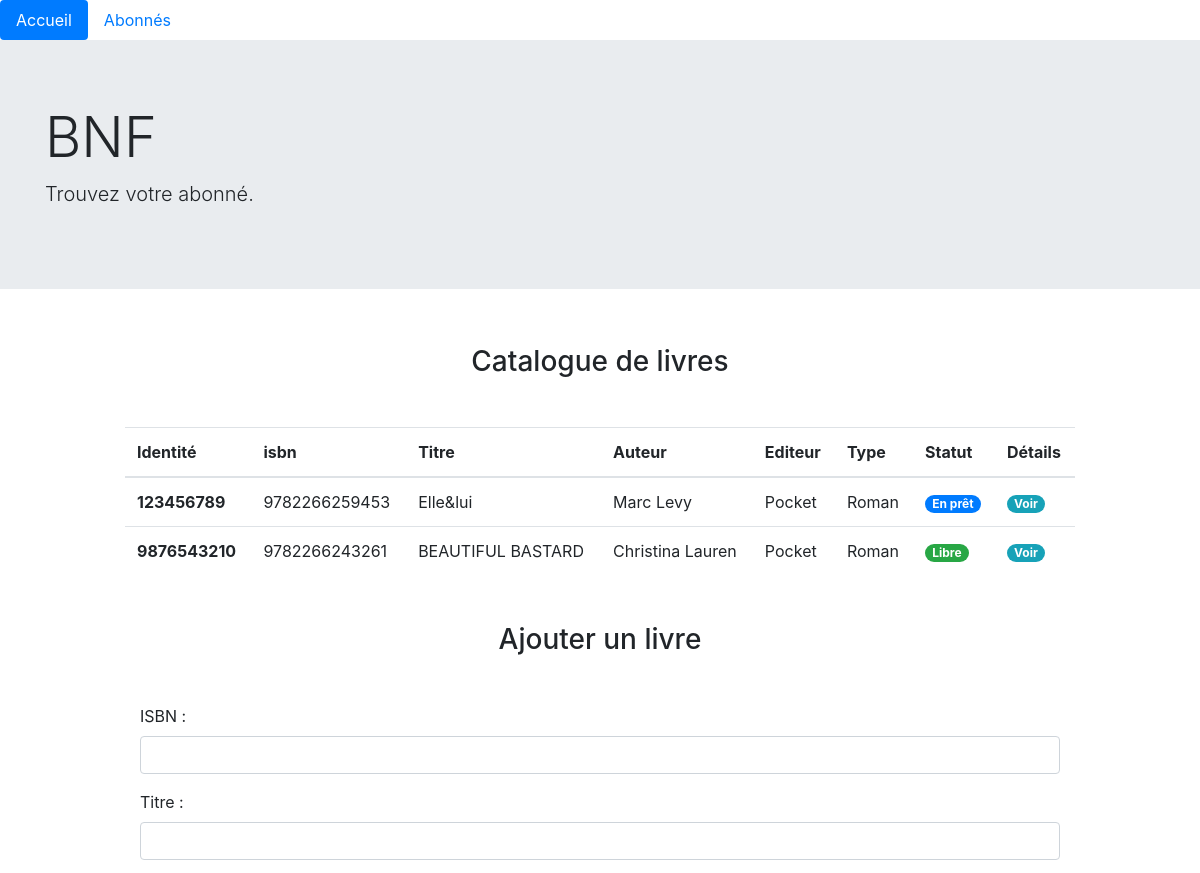
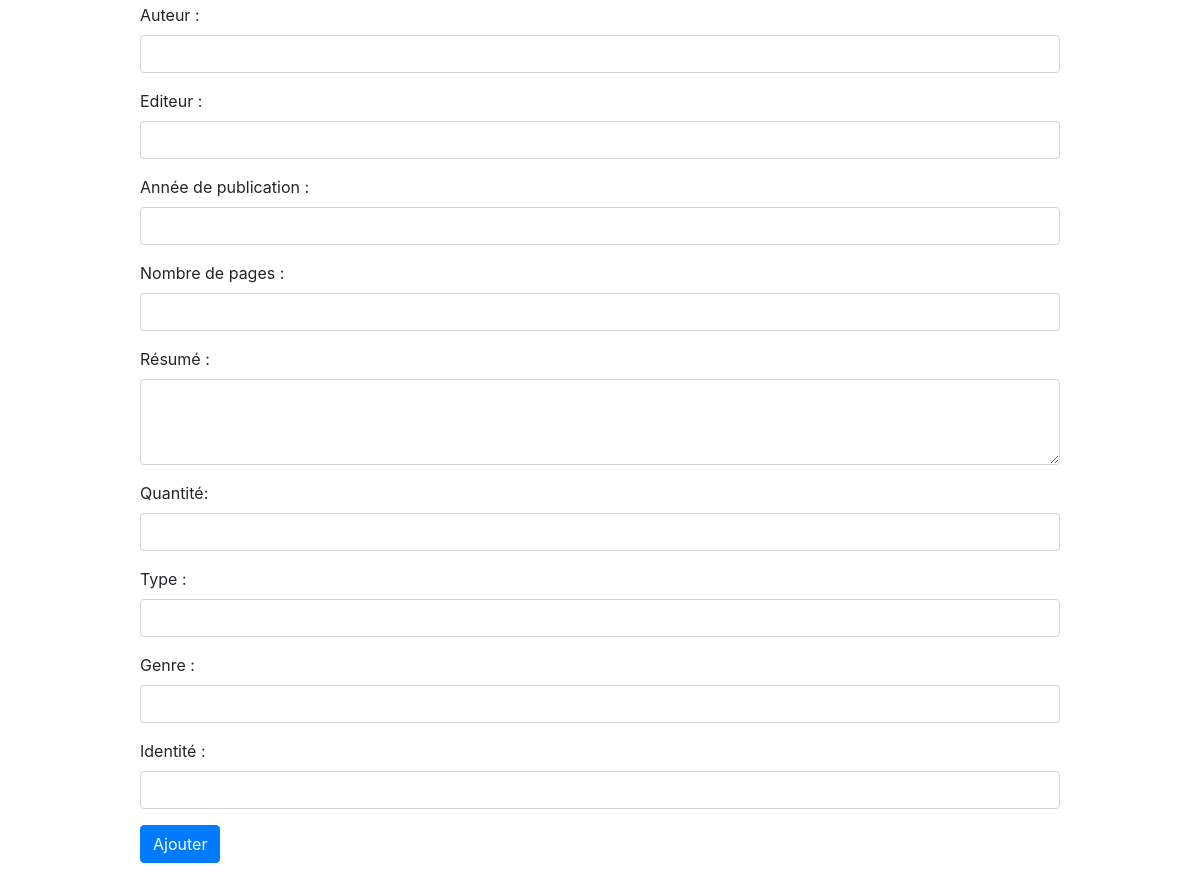
The page / on the database its author committed (2 pictures, top to bottom).
### tables this page shows
CREATE TABLE Book(
  id INT UNSIGNED NOT NULL AUTO_INCREMENT,
  isbn CHAR(13) NOT NULL UNIQUE,
  title VARCHAR(100) NOT NULL,
  author VARCHAR(100) NOT NULL,
  publisher VARCHAR(100) NOT NULL,
  publicationYear YEAR NOT NULL,
  pagesNumber INT NOT NULL,
  summary TEXT NOT NULL,
  quantity INT NOT NULL,
  bookType VARCHAR(50) NOT NULL,
  bookNature VARCHAR(50) NOT NULL,
  identificationBook CHAR(10) NOT NULL UNIQUE,
  userId INT UNSIGNED,
  PRIMARY KEY (id),
  FOREIGN KEY (userId) REFERENCES User(id)
);

### index.php (called while the page is built, shortened)
<?php
require 'model/Database.php';
require 'model/BookManager.php';
require 'model/entity/Book.php';
$book_manager = new BookManager();
$list_book = $book_manager->getBooks();
include "View/indexView.php";

### model/dataBase.php (called while the page is built, shortened)
<?php
abstract class DataBase {
  static public function getConnection() {
    try {
      $db = new PDO("mysql:host=" . self::HOST . ";dbname=" . self::DBNAME, self::USER, self::PASSWORD);
      return $db;
    } catch (\Exception $e) {
      echo "Connexion à la base de données raté " . $e->getMessage() . "<br/>";
      die();
    }
  }
}

### model/bookManager.php (called while the page is built, shortened)
<?php
class BookManager {
  private PDO $_db;
  public function setDb(PDO $db) {
    $this->_db = $db;
  }
  public function getDb() {
    return $this->_db;
  }
  public function getBooks():?array {
    $query = $this->getDb()->query(
      "SELECT id, isbn, title, author, publisher, bookType, identificationBook, userId FROM Book"
    );
    $title_book = $query->fetchAll(PDO::FETCH_CLASS, "Book");
    return $title_book;
  }
}

### model/entity/book.php (called while the page is built, shortened)
<?php
class Book {
  protected int $id;
  protected int $isbn;
  protected string $title;
  protected string $author;
  protected string $publisher;
  protected string $bookType;
  protected int $identificationBook;
  protected ?string $userId;
  public function getId() {
    return $this->id;
  }
  public function getIsbn() {
    return $this->isbn;
  }
  public function getTitle() {
    return $this->title;
  }
  public function getAuthor() {
    return $this->author;
  }
  public function getPublisher() {
    return $this->publisher;
  }
  public function getBookType() {
    return $this->bookType;
  }
  public function getIdentificationBook() {
    return $this->identificationBook;
  }
  public function getUserId() {
    return $this->userId;
  }
}

### view/indexView.php (the view, shortened to what this page needs)
<?php
include 'view/template/nav.php';
include 'view/template/header.php';
?>
<section class="container">
  <div class="row">
    <h3 class="col-10 mx-auto my-4 text-center">Catalogue de livres</h3>
    <table class="table col-10 mx-auto my-4">
      <thead>
        <tr>
          <th scope="col">Identité</th>
          <th scope="col">isbn</th>
          <th scope="col">Titre</th>
          <th scope="col">Auteur</th>
          <th scope="col">Editeur</th>
          <th scope="col">Type</th>
          <th scope="col">Statut</th>
          <th scope="col">Détails</th>
        </tr>
      </thead>
      <tbody>
        <?php foreach ($list_book as $key => $book): ?>
          <tr>
            <th scope="row"><?=$book->getIdentificationBook()?></th>
            <td><?=$book->getIsbn()?></td>
            <td><?=$book->getTitle()?></td>
            <td><?=$book->getAuthor()?></td>
            <td><?=$book->getPublisher()?></td>
            <td><?=$book->getBookType()?></td>
            <?php if ($book->getUserId() !== NULL): ?>
              <td><span class="badge badge-pill badge-primary">En prêt</span></td>
            <?php else: ?>
              <td><span class="badge badge-pill badge-success">Libre</span></td>
            <?php endif; ?>
            <td><a href=<?="book.php?id={$book->getId()}"?> class="badge badge-pill badge-info">Voir</td>
          </tr>
        <?php endforeach; ?>
      </tbody>
    </table>
  </div>
</section>
<section class="container">
  <div class="row">
    <h3 class="col-10 mx-auto my-4 text-center">Ajouter un livre</h3>
    <form class="col-10 mx-auto my-4" action="" method="POST">
      <div class="form-group">
        <label for="isbn">ISBN :</label>
        <input type="number" class="form-control" id="isbn" name="isbn" aria-describedby="emailHelp">
      </div>
      <div class="form-group">
        <label for="title">Titre :</label>
        <input type="text" class="form-control" id="title" name="title">
      </div>
      <div class="form-group">
        <label for="author">Auteur :</label>
        <input type="text" class="form-control" id="author" name="author">
      </div>
      <div class="form-group">
        <label for="publisher">Editeur :</label>
        <input type="text" class="form-control" id="publisher" name="publisher">
      </div>
      <div class="form-group">
        <label for="publicationYear">Année de publication :</label>
        <input type="year" class="form-control" id="publicationYear" name="publicationYear">
      </div>
      <div class="form-group">
        <label for="pagesNumber">Nombre de pages :</label>
        <input type="number" class="form-control" id="pagesNumber" name="pagesNumber">
      </div>
      <div class="form-group">
        <label for="summary">Résumé :</label>
        <textarea class="form-control" id="summary" name="summary" rows="3"></textarea>
      </div>
      <div class="form-group">
        <label for="quantity">Quantité:</label>
        <input type="number" class="form-control" id="quantity" name="quantity">
      </div>
      <div class="form-group">
        <label for="bookType">Type :</label>
        <input type="text" class="form-control" id="bookType" name="bookType">
      </div>
      <div class="form-group">
        <label for="bookNature">Genre :</label>
        <input type="text" class="form-control" id="bookNature" name="bookNature">
      </div>
      <div class="form-group">
        <label for="identificationBook">Identité :</label>
        <input type="number" class="form-control" id="identificationBook" name="identificationBook">
      </div>
      <input type="submit" class="btn btn-primary" name="add" value="Ajouter">
    </form>
  </div>
</section>
<?php
include 'view/template/footer.php';
?>

### view/template/nav.php (shortened to what this page needs)
<!doctype html>
<html lang="fr">
  <head>
    <link rel="stylesheet" href="https://cdn.jsdelivr.net/npm/bootstrap@4.5.3/dist/css/bootstrap.min.css">
  </head>
  <body>
    <main>
      <nav>
        <ul class="nav nav-pills">
          <li class="nav-item">
            <a class="nav-link active" href="index.php">Accueil</a>
          </li>
          <li class="nav-item">
            <a class="nav-link" href="users.php">Abonnés</a>
          </li>
        </ul>
      </nav>

### view/template/header.php
<header class="jumbotron jumbotron-fluid">
  <div class="container">
    <h1 class="display-4">BNF</h1>
    <p class="lead">Trouvez votre abonné.</p>
  </div>
</header>

### view/template/footer.php (shortened to what this page needs)
  </main>
  </body>
</html>

### rows shown on the page
book: identificationBook "123456789", isbn "9782266259453", title "Elle&lui", author "Marc Levy", publisher "Pocket", bookType "Roman", shows "En prêt"
book: identificationBook "9876543210", isbn "9782266243261", title "BEAUTIFUL BASTARD", author "Christina Lauren", publisher "Pocket", bookType "Roman", shows "Libre"
